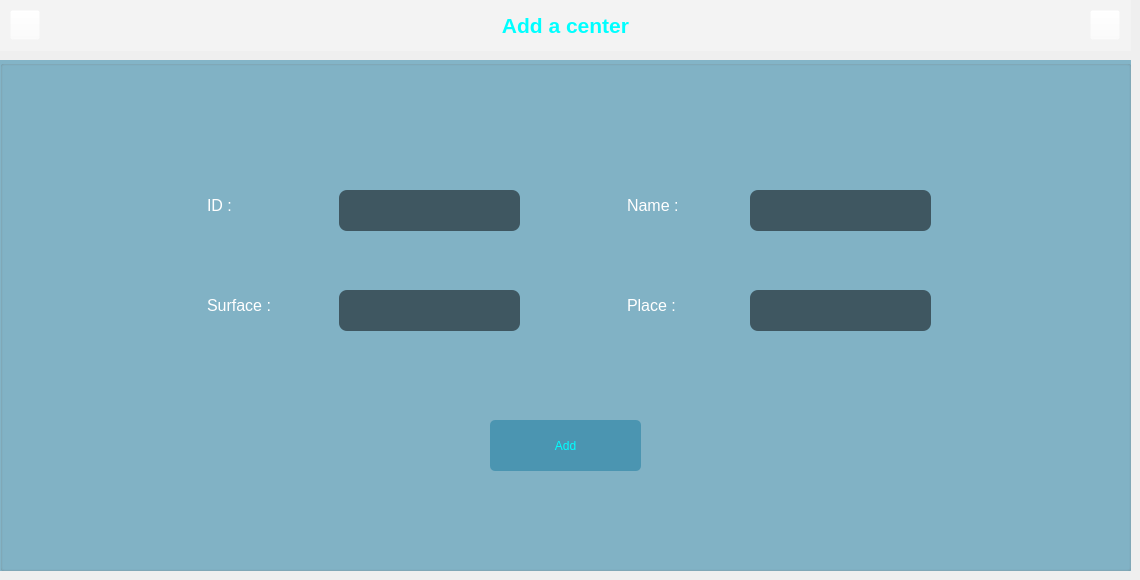
        <widget class="QWidget" name="stackedWidgetPage1">
         <widget class="QPushButton" name="pushButton_3">
          <property name="geometry">
           <rect>
            <x>10</x>
            <y>10</y>
            <width>30</width>
            <height>30</height>
           </rect>
          </property>
          <property name="styleSheet">
           <string notr="true">QPushButton{
border-image: url(:/new/icons/icons/left.png);
background-color: rgba(255, 255, 255, 0%);
}
QPushButton:pressed{
image: url(:/new/icons/icons/left_clk.png);
background-color: rgba(255, 255, 255, 0%);
}</string>
          </property>
          <property name="text">
           <string/>
          </property>
         </widget>
         <widget class="QPushButton" name="pushButton_4">
          <property name="geometry">
           <rect>
            <x>1090</x>
            <y>10</y>
            <width>30</width>
            <height>30</height>
           </rect>
          </property>
          <property name="styleSheet">
           <string notr="true">QPushButton{
background-color: rgba(255, 255, 255, 0%);
border-image: url(:/new/icons/icons/right.png);
}
QPushButton:pressed{
border-image: url(:/new/icons/icons/right_clk.png);
background-color: rgba(255, 255, 255, 0%);
}</string>
          </property>
          <property name="text">
           <string/>
          </property>
         </widget>
         <widget class="QGroupBox" name="groupBox_22">
          <property name="geometry">
           <rect>
            <x>0</x>
            <y>60</y>
            <width>1131</width>
            <height>511</height>
           </rect>
          </property>
          <property name="styleSheet">
           <string notr="true">border-color: rgb(168, 234, 254);
background-color:rgba(18, 118, 158,125);</string>
          </property>
          <property name="title">
           <string/>
          </property>
          <widget class="QLabel" name="label_77">
           <property name="geometry">
            <rect>
             <x>200</x>
             <y>130</y>
             <width>141</width>
             <height>31</height>
            </rect>
           </property>
           <property name="font">
            <font>
             <family>MS Shell Dlg 2</family>
             <pointsize>12</pointsize>
             <weight>50</weight>
             <italic>false</italic>
             <bold>false</bold>
            </font>
           </property>
           <property name="styleSheet">
            <string notr="true">QLabel{
background-color: rgba(0,0,0,0%);
border-style: solid;
font: 12pt &quot;MS Shell Dlg 2&quot;;
padding: 1px 23px 1px 3px;
color: rgb(255, 255, 255);
}</string>
           </property>
           <property name="text">
            <string>ID :</string>
           </property>
           <property name="textFormat">
            <enum>Qt::RichText</enum>
           </property>
          </widget>
          <widget class="QLabel" name="label_83">
           <property name="geometry">
            <rect>
             <x>200</x>
             <y>230</y>
             <width>121</width>
             <height>31</height>
            </rect>
           </property>
           <property name="font">
            <font>
             <family>MS Shell Dlg 2</family>
             <pointsize>12</pointsize>
             <weight>50</weight>
             <italic>false</italic>
             <bold>false</bold>
            </font>
           </property>
           <property name="styleSheet">
            <string notr="true">QLabel{
background-color: rgba(0,0,0,0%);
border-style: solid;
font: 12pt &quot;MS Shell Dlg 2&quot;;
padding: 1px 23px 1px 3px;
color: rgb(255, 255, 255);
}</string>
           </property>
           <property name="text">
            <string>Surface :</string>
           </property>
           <property name="textFormat">
            <enum>Qt::RichText</enum>
           </property>
          </widget>
          <widget class="QLabel" name="label_84">
           <property name="geometry">
            <rect>
             <x>620</x>
             <y>130</y>
             <width>101</width>
             <height>31</height>
            </rect>
           </property>
           <property name="font">
            <font>
             <family>MS Shell Dlg 2</family>
             <pointsize>12</pointsize>
             <weight>50</weight>
             <italic>false</italic>
             <bold>false</bold>
            </font>
           </property>
           <property name="styleSheet">
            <string notr="true">QLabel{
background-color: rgba(0,0,0,0%);
border-style: solid;
font: 12pt &quot;MS Shell Dlg 2&quot;;
padding: 1px 23px 1px 3px;
color: rgb(255, 255, 255);
}</string>
           </property>
           <property name="text">
            <string>Name :</string>
           </property>
           <property name="textFormat">
            <enum>Qt::RichText</enum>
           </property>
          </widget>
          <widget class="QLabel" name="label_85">
           <property name="geometry">
            <rect>
             <x>620</x>
             <y>230</y>
             <width>91</width>
             <height>31</height>
            </rect>
           </property>
           <property name="font">
            <font>
             <family>MS Shell Dlg 2</family>
             <pointsize>12</pointsize>
             <weight>50</weight>
             <italic>false</italic>
             <bold>false</bold>
            </font>
           </property>
           <property name="styleSheet">
            <string notr="true">QLabel{
background-color: rgba(0,0,0,0%);
border-style: solid;
font: 12pt &quot;MS Shell Dlg 2&quot;;
padding: 1px 23px 1px 3px;
color: rgb(255, 255, 255);
}</string>
           </property>
           <property name="text">
            <string>Place :</string>
           </property>
           <property name="textFormat">
            <enum>Qt::RichText</enum>
           </property>
          </widget>
          <widget class="QLineEdit" name="lineEdit_nom">
           <property name="geometry">
            <rect>
             <x>750</x>
             <y>130</y>
             <width>181</width>
             <height>41</height>
            </rect>
           </property>
           <property name="styleSheet">
            <string notr="true">QLineEdit{
color: rgb(255, 255, 255);
background-color: rgba(0, 0, 0, 0.2%);
border-width: 1px;
border-radius: 8px;
font: 10px &quot;Eras Bold ITC&quot;;
}</string>
           </property>
          </widget>
          <widget class="QLineEdit" name="lineEdit_identifiant">
           <property name="geometry">
            <rect>
             <x>339</x>
             <y>130</y>
             <width>181</width>
             <height>41</height>
            </rect>
           </property>
           <property name="styleSheet">
            <string notr="true">QLineEdit{
color: rgb(255, 255, 255);
background-color: rgba(0, 0, 0, 0.2%);
border-width: 1px;
border-radius: 8px;
font: 10px &quot;Eras Bold ITC&quot;;
}</string>
           </property>
           <property name="frame">
            <bool>false</bool>
           </property>
          </widget>
          <widget class="QLineEdit" name="lineEdit_surface">
           <property name="geometry">
            <rect>
             <x>339</x>
             <y>230</y>
             <width>181</width>
             <height>41</height>
            </rect>
           </property>
           <property name="styleSheet">
            <string notr="true">QLineEdit{
color: rgb(255, 255, 255);
background-color: rgba(0, 0, 0, 0.2%);
border-width: 1px;
border-radius: 8px;
font: 10px &quot;Eras Bold ITC&quot;;
}</string>
           </property>
          </widget>
          <widget class="QPushButton" name="pushButton_ajouter">
           <property name="geometry">
            <rect>
             <x>490</x>
             <y>360</y>
             <width>151</width>
             <height>51</height>
            </rect>
           </property>
           <property name="styleSheet">
            <string notr="true">QPushButton{
color: rgb(255, 255, 255);
background-color:rgba(18, 118, 158,125);
color: rgb(0, 255, 255);
font: 75 7pt &quot;MS Shell Dlg 2&quot;;
border-width: 2px;
border-radius: 5px;
font: 16px &quot;Eras Bold ITC&quot;;
}
QPushButton:hover{
border-style: solid;
color: rgb(255, 255, 255);
background-color:rgba(18, 118, 158,125);
color: rgb(0, 255, 255);
font: 75 7pt &quot;MS Shell Dlg 2&quot;;
border-width: 2px;
border-radius: 5px;
font: 16px &quot;Eras Bold ITC&quot;;
}
QPushButton:pressed{
border-style: solid;
color: rgb(255, 255, 255);
font: 16px &quot;Eras Bold ITC&quot;;
border: 1px solid #333333;
border-width: 2px;
border-radius: 5px;
background-color: rgb(19, 67, 85);
}</string>
           </property>
           <property name="text">
            <string>Add</string>
           </property>
          </widget>
          <widget class="QLineEdit" name="lineEdit_lieu">
           <property name="geometry">
            <rect>
             <x>750</x>
             <y>230</y>
             <width>181</width>
             <height>41</height>
            </rect>
           </property>
           <property name="styleSheet">
            <string notr="true">QLineEdit{
color: rgb(255, 255, 255);
background-color: rgba(0, 0, 0, 0.2%);
border-width: 1px;
border-radius: 8px;
font: 10px &quot;Eras Bold ITC&quot;;
}</string>
           </property>
          </widget>
         </widget>
         <widget class="QLabel" name="label_86">
          <property name="geometry">
           <rect>
            <x>0</x>
            <y>0</y>
            <width>1131</width>
            <height>51</height>
           </rect>
          </property>
          <property name="styleSheet">
           <string notr="true">background-color: rgba(255, 255, 255, 0.1%);
font: &quot;Eras Bold ITC&quot;;</string>
          </property>
          <property name="text">
           <string>&lt;html&gt;&lt;head/&gt;&lt;body&gt;&lt;p align=&quot;center&quot;&gt;&lt;span style=&quot; font-size:16pt; font-weight:600; color:#00ffff;&quot;&gt;Add a center&lt;/span&gt;&lt;/p&gt;&lt;/body&gt;&lt;/html&gt;</string>
          </property>
         </widget>
         <zorder>label_86</zorder>
         <zorder>pushButton_3</zorder>
         <zorder>pushButton_4</zorder>
         <zorder>groupBox_22</zorder>
        </widget>
